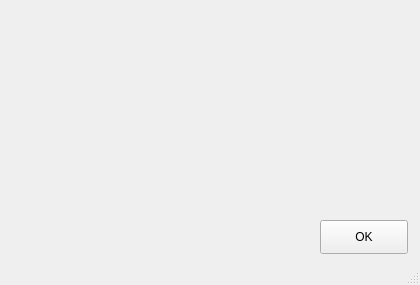
<?xml version="1.0" encoding="UTF-8"?>
<ui version="4.0">
 <class>SnapshotWindow</class>
 <widget class="QMainWindow" name="SnapshotWindow">
  <property name="geometry">
   <rect>
    <x>0</x>
    <y>0</y>
    <width>420</width>
    <height>285</height>
   </rect>
  </property>
  <property name="windowTitle">
   <string>Problems found</string>
  </property>
  <widget class="QWidget" name="centralwidget">
   <widget class="QPushButton" name="button_ok">
    <property name="geometry">
     <rect>
      <x>320</x>
      <y>220</y>
      <width>88</width>
      <height>34</height>
     </rect>
    </property>
    <property name="text">
     <string>OK</string>
    </property>
   </widget>
   <widget class="QLabel" name="label_info">
    <property name="geometry">
     <rect>
      <x>10</x>
      <y>20</y>
      <width>400</width>
      <height>180</height>
     </rect>
    </property>
    <property name="text">
     <string/>
    </property>
    <property name="alignment">
     <set>Qt::AlignCenter</set>
    </property>
   </widget>
  </widget>
  <widget class="QStatusBar" name="statusbar"/>
 </widget>
 <resources/>
 <connections/>
</ui>
